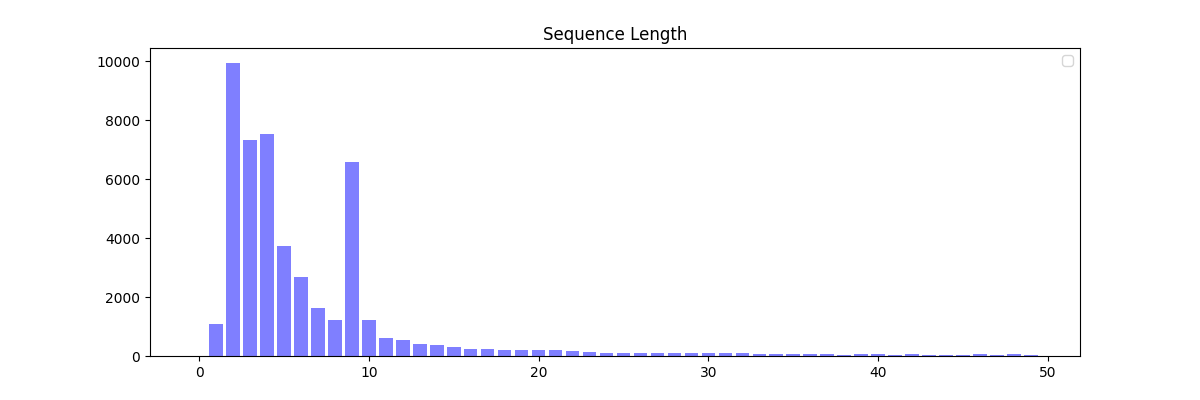

The Python source for this figure:
import torch
import os
import logging
import sys
from torch.utils.tensorboard import SummaryWriter
import numpy as np
import torch.nn.functional as F
import torch.nn as nn
import matplotlib.pyplot as plt

def plot_seq_len(data_bins):
    fig, axes = plt.subplots(1, 1, figsize=(12, 4))
    x = np.arange(start=0, stop=len(data_bins), step=1)
    axes.bar(x, data_bins, color="blue", alpha=0.5)
    axes.legend()
    axes.set_title("Sequence Length")
    plt.savefig('{0}.png'.format("test"))


def sequence_length(data_gen_flag):
    """
    :param dataset: dataset name
    :param data: List of dictionaries (one dictionary per features with keys 'data_gen_flag', 'name' and 'color')
    :return: pass
    """
    len = np.count_nonzero(data_gen_flag, axis=1)
    data_bins = np.bincount(len)[:50]
    plot_seq_len(data_bins)


#data_path = "runs/google/test/1/checkpoint/generated_samples.npz"
data_path = "data/google/data_train.npz"
data = np.load(data_path)
#gen_flags = data['sampled_gen_flags']
#features = data['sampled_features']
#features = data['data_feature']
gen_flags = data['data_gen_flag']
sequence_length(gen_flags)
# gen_flags = np.zeros(features.shape[:-1])
# for i in range(len(features)):
#     winner = (features[i, :, -1] > features[i, :, -2])
#     argmax = np.argmax(winner==True)
#     gen_flags[i, :argmax] = 1
# sequence_length(gen_flags)
# data = np.load("data/transactions/data_train.npz")
# attributes = data['data_attribute']
# for u in range(len(attributes)):
#     np.save("data/transactions/{}_data_attribute.npy".format(u), attributes[u])
